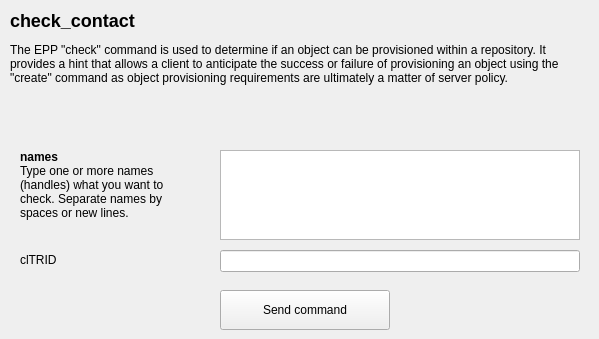
       <widget class="QWidget" name="tab" >
        <attribute name="title" >
         <string>command</string>
        </attribute>
        <widget class="QLabel" name="textLabel33" >
         <property name="geometry" >
          <rect>
           <x>10</x>
           <y>10</y>
           <width>580</width>
           <height>130</height>
          </rect>
         </property>
         <property name="text" >
          <string>&lt;h2>check_contact&lt;/h2>
The EPP "check" command is used to determine if an object can be provisioned within a repository.  It provides a hint that allows a client to anticipate the success or failure of provisioning an object using the "create" command as object provisioning requirements are ultimately a matter of server policy.</string>
         </property>
         <property name="alignment" >
          <set>Qt::AlignLeading|Qt::AlignLeft|Qt::AlignTop</set>
         </property>
         <property name="wordWrap" >
          <bool>true</bool>
         </property>
        </widget>
        <widget class="QLabel" name="textLabel34" >
         <property name="geometry" >
          <rect>
           <x>20</x>
           <y>250</y>
           <width>190</width>
           <height>20</height>
          </rect>
         </property>
         <property name="text" >
          <string>clTRID</string>
         </property>
         <property name="wordWrap" >
          <bool>false</bool>
         </property>
        </widget>
        <widget class="QLineEdit" name="check_contact_cltrid" >
         <property name="geometry" >
          <rect>
           <x>220</x>
           <y>250</y>
           <width>360</width>
           <height>22</height>
          </rect>
         </property>
        </widget>
        <widget class="QPushButton" name="send_check_contact" >
         <property name="geometry" >
          <rect>
           <x>220</x>
           <y>290</y>
           <width>170</width>
           <height>40</height>
          </rect>
         </property>
         <property name="text" >
          <string>Send command</string>
         </property>
        </widget>
        <widget class="QTextEdit" name="check_contact_name" >
         <property name="geometry" >
          <rect>
           <x>220</x>
           <y>150</y>
           <width>360</width>
           <height>90</height>
          </rect>
         </property>
        </widget>
        <widget class="QLabel" name="textLabel35" >
         <property name="geometry" >
          <rect>
           <x>20</x>
           <y>150</y>
           <width>180</width>
           <height>100</height>
          </rect>
         </property>
         <property name="text" >
          <string>&lt;b>names&lt;/b>&lt;br>
Type one or more names (handles) what you want to check. Separate names by spaces or new lines.</string>
         </property>
         <property name="alignment" >
          <set>Qt::AlignTop</set>
         </property>
         <property name="wordWrap" >
          <bool>true</bool>
         </property>
        </widget>
       </widget>
